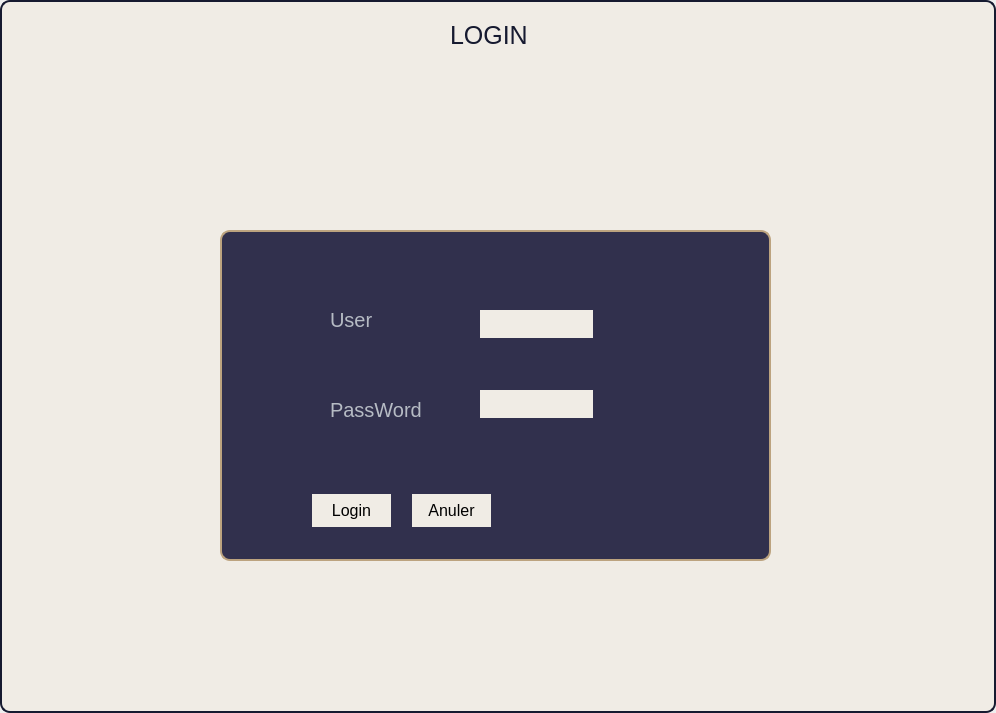
<?xml version="1.0" encoding="UTF-8"?>
<ui version="4.0">
 <class>login</class>
 <widget class="QMainWindow" name="login">
  <property name="geometry">
   <rect>
    <x>0</x>
    <y>0</y>
    <width>996</width>
    <height>713</height>
   </rect>
  </property>
  <property name="windowTitle">
   <string>MainWindow</string>
  </property>
  <widget class="QWidget" name="centralwidget">
   <property name="styleSheet">
    <string notr="true">QWidget {
    background-color: #F0ECE5; 
    border: 2px solid #161A30; 
    border-radius: 10px; 
}</string>
   </property>
   <widget class="QGroupBox" name="groupBox">
    <property name="geometry">
     <rect>
      <x>220</x>
      <y>230</y>
      <width>551</width>
      <height>331</height>
     </rect>
    </property>
    <property name="styleSheet">
     <string notr="true">QGroupBox {
    font-size: 18px;
    border: 2px solid #BCA37F; 
    border-radius: 10px; 
    background-color: #31304D; 
}</string>
    </property>
    <widget class="QLabel" name="Userlabel">
     <property name="geometry">
      <rect>
       <x>110</x>
       <y>80</y>
       <width>91</width>
       <height>20</height>
      </rect>
     </property>
     <property name="styleSheet">
      <string notr="true">QLabel {
    font-size: 20px;
    color: #B6BBC4;
    border : 0;
	background-color: transparent;
}</string>
     </property>
     <property name="text">
      <string>User</string>
     </property>
    </widget>
    <widget class="QLabel" name="PassWordlabel">
     <property name="geometry">
      <rect>
       <x>110</x>
       <y>170</y>
       <width>91</width>
       <height>20</height>
      </rect>
     </property>
     <property name="styleSheet">
      <string notr="true">QLabel {
    font-size: 20px;
    color: #B6BBC4;
    border : 0;
	background-color: transparent;
}</string>
     </property>
     <property name="text">
      <string>PassWord</string>
     </property>
    </widget>
    <widget class="QLineEdit" name="UserlineEdit">
     <property name="geometry">
      <rect>
       <x>260</x>
       <y>80</y>
       <width>113</width>
       <height>28</height>
      </rect>
     </property>
     <property name="styleSheet">
      <string notr="true">QLineEdit {
    font-size: 16px;
    background-color: #F0ECE5; 
    border: solid #BCA37F; 
	border-radius: 0;
}

QLineEdit:hover{
 
    background-color: #F8F0E5; 
    color: #161A30 ; 
	border : 2px solid #B6BBC4;
    
}</string>
     </property>
    </widget>
    <widget class="QLineEdit" name="PassWordlineEdit">
     <property name="geometry">
      <rect>
       <x>260</x>
       <y>160</y>
       <width>113</width>
       <height>28</height>
      </rect>
     </property>
     <property name="styleSheet">
      <string notr="true">QLineEdit {
    font-size: 16px;
    background-color: #F0ECE5; 
    border: solid #BCA37F; 
	border-radius: 0;
}

QLineEdit:hover{
 
    background-color: #F8F0E5; 
    color: #161A30 ; 
	border : 2px solid #B6BBC4;
    
}</string>
     </property>
    </widget>
    <widget class="QPushButton" name="LoginButton">
     <property name="geometry">
      <rect>
       <x>90</x>
       <y>260</y>
       <width>83</width>
       <height>41</height>
      </rect>
     </property>
     <property name="styleSheet">
      <string notr="true">/* Estilo para los botones (QPushButton) */
QPushButton {
    font-size: 16px;
    background-color: #F0ECE5; /* Fondo marrón */
    color: black; /* Texto color negro */
    border: none;
    border-radius: 0;
    text-align: center;
    text-decoration: none;
    display: inline-block;
    margin: 4px 2px;
    cursor: pointer;
    transition: background-color 0.3s, color 0.3s; /* Transición suave */
}

/* Cambio de color al pasar el ratón sobre el botón */
QPushButton:hover {
    background-color: #31304D; 
    color: white; 
	border : 1px solid #F0ECE5;
    border-radius: 5px;
}</string>
     </property>
     <property name="text">
      <string>Login</string>
     </property>
    </widget>
    <widget class="QPushButton" name="pushButton">
     <property name="geometry">
      <rect>
       <x>190</x>
       <y>260</y>
       <width>83</width>
       <height>41</height>
      </rect>
     </property>
     <property name="styleSheet">
      <string notr="true">/* Estilo para los botones (QPushButton) */
QPushButton {
    font-size: 16px;
    background-color: #F0ECE5; /* Fondo marrón */
    color: black; /* Texto color negro */
    border: none;
    border-radius: 0;
    text-align: center;
    text-decoration: none;
    display: inline-block;
    margin: 4px 2px;
    cursor: pointer;
    transition: background-color 0.3s, color 0.3s; /* Transición suave */
}

/* Cambio de color al pasar el ratón sobre el botón */
QPushButton:hover {
    background-color: #31304D; 
    color: white; 
	border : 1px solid #F0ECE5;
    border-radius: 5px;
}</string>
     </property>
     <property name="text">
      <string>Anuler</string>
     </property>
    </widget>
   </widget>
   <widget class="QLabel" name="titre">
    <property name="geometry">
     <rect>
      <x>450</x>
      <y>20</y>
      <width>81</width>
      <height>31</height>
     </rect>
    </property>
    <property name="styleSheet">
     <string notr="true">QLabel {
    font-size: 25px;
    color: #161A30;
    border : 0;
	background-color: transparent;
}</string>
    </property>
    <property name="text">
     <string>LOGIN</string>
    </property>
   </widget>
  </widget>
 </widget>
 <resources/>
 <connections/>
</ui>
